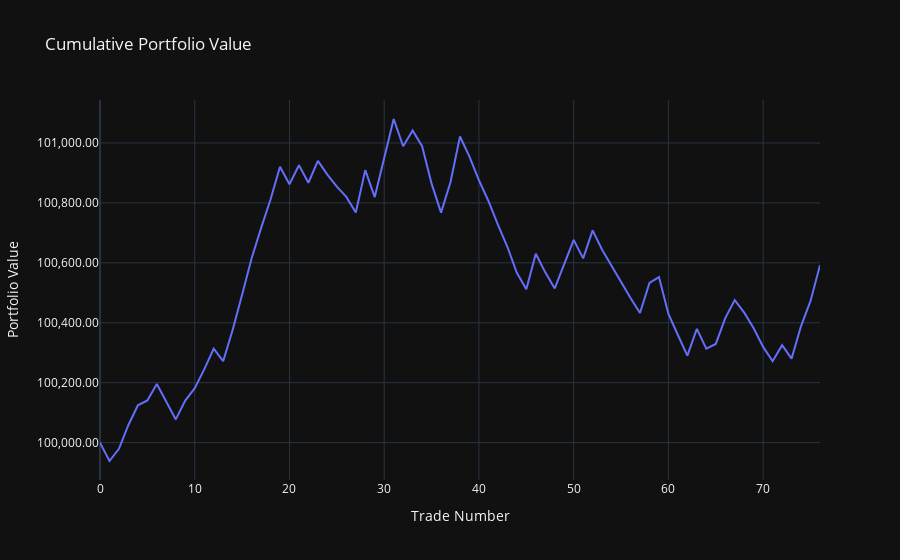

The notebook cell saved with this chart:
### Code cell
# Start with $100k
portfolio_value = 100000
trades_df = trades_df.copy()

trades_df['cumulative_pl'] = trades_df['net_pl_with_fee'].cumsum().shift(fill_value=0)
trades_df['cumulative_pl'] += portfolio_value
trades_df['running_max'] = trades_df['cumulative_pl'].cummax()
trades_df['drawdown'] = trades_df['running_max'] - trades_df['cumulative_pl']
max_drawdown = trades_df['drawdown'].max()

print("Maximum Drawdown: $", round(max_drawdown, 2))
fig = go.Figure()
fig.add_trace(go.Scatter(x=trades_df.index, y=trades_df['cumulative_pl'], mode='lines', name='Portfolio Value'))
fig.update_yaxes(tickformat=",.2f")
fig.update_layout(title='Cumulative Portfolio Value', xaxis_title='Trade Number', yaxis_title='Portfolio Value', showlegend=False, template="plotly_dark")
fig.show()

### Figure 1 — Plotly figure (JSON) as saved in the notebook; plotly's stock layout.template omitted (floating-point values rounded to 4 significant figures)
{"data": [{"mode": "lines", "name": "Portfolio Value", "type": "scatter", "x": [0, 1, 2, 3, 4, 5, 6, 7, 8, 9, 10, 11, 12, 13, 14, 15, 16, 17, 18, 19, 20, 21, 22, 23, 24, 25, 26, 27, 28, 29, 30, 31, 32, 33, 34, 35, 36, 37, 38, 39, 40, 41, 42, 43, 44, 45, 46, 47, 48, 49, 50, 51, 52, 53, 54, 55, 56, 57, 58, 59, 60, 61, 62, 63, 64, 65, 66, 67, 68, 69, 70, 71, 72, 73, 74, 75, 76], "y": [100000, 99940.0, 99980.0, 100100.0, 100100.0, 100100.0, 100200.0, 100100.0, 100100.0, 100100.0, 100200.0, 100200.0, 100300.0, 100300.0, 100400.0, 100500.0, 100600.0, 100700.0, 100800.0, 100900.0, 100900.0, 100900.0, 100900.0, 100900.0, 100900.0, 100900.0, 100800.0, 100800.0, 100900.0, 100800.0, 101000.0, 101100.0, 101000.0, 101000.0, 101000.0, 100900.0, 100800.0, 100900.0, 101000.0, 101000.0, 100900.0, 100800.0, 100700.0, 100700.0, 100600.0, 100500.0, 100600.0, 100600.0, 100500.0, 100600.0, 100700.0, 100600.0, 100700.0, 100600.0, 100600.0, 100500.0, 100500.0, 100400.0, 100500.0, 100600.0, 100400.0, 100400.0, 100300.0, 100400.0, 100300.0, 100300.0, 100400.0, 100500.0, 100400.0, 100400.0, 100300.0, 100300.0, 100300.0, 100300.0, 100400.0, 100500.0, 100600.0]}], "layout": {"showlegend": false, "title": {"text": "Cumulative Portfolio Value"}, "xaxis": {"title": {"text": "Trade Number"}}, "yaxis": {"tickformat": ",.2f", "title": {"text": "Portfolio Value"}}}}
